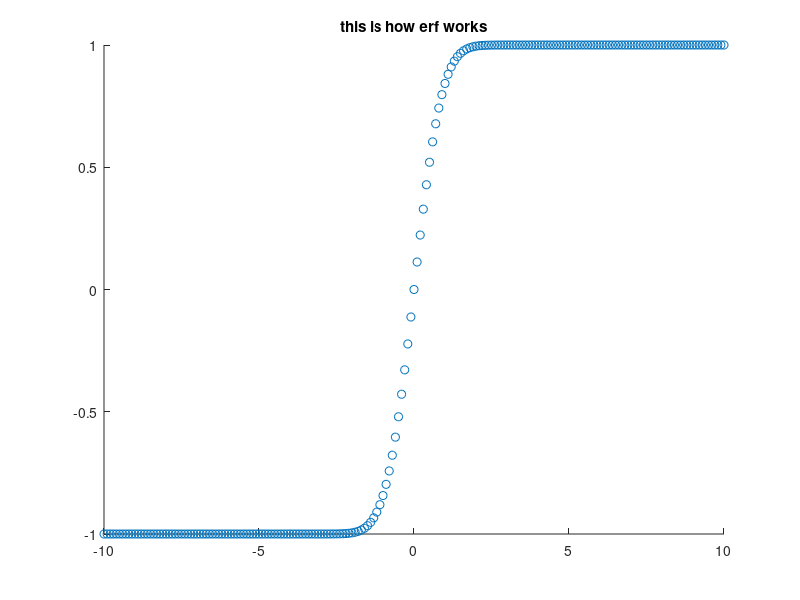
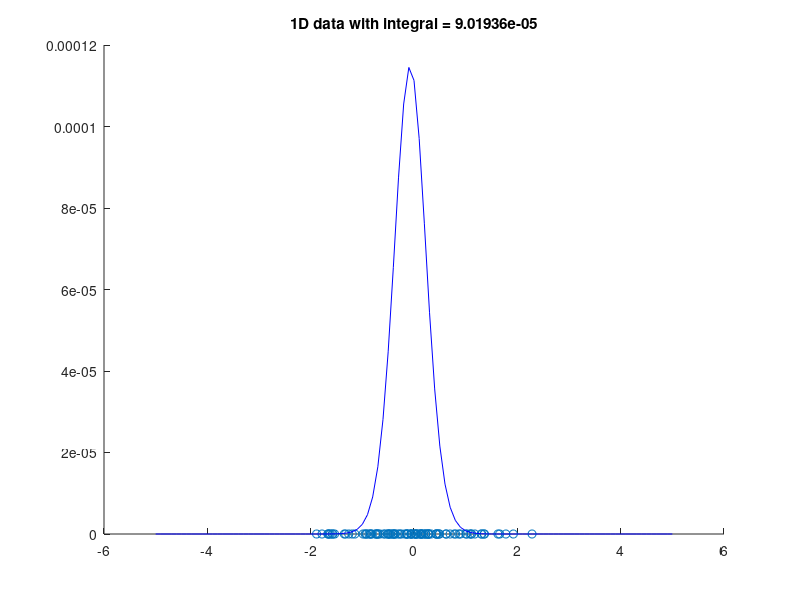
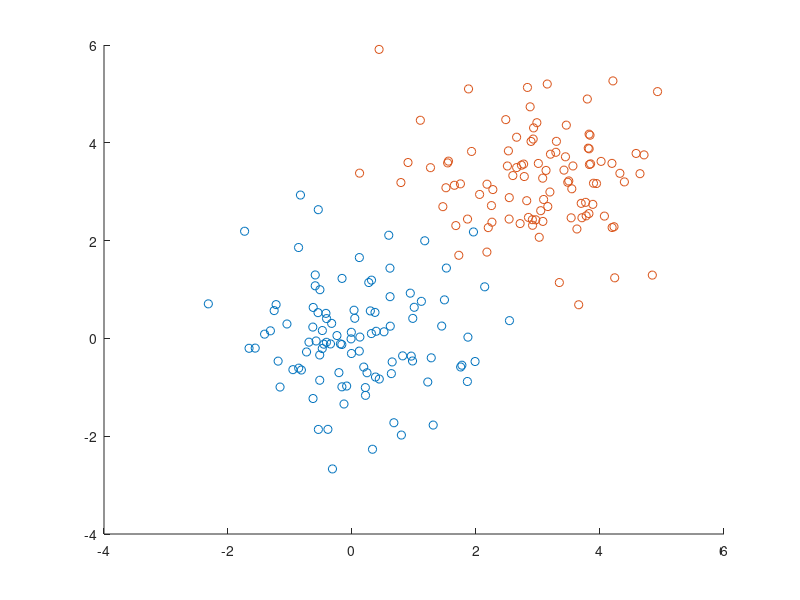

These figures' MATLAB source, in order: (Note: this script raises an error after producing the figures.)

xt= -10:0.1:10;

figure 
scatter(xt,erf(xt),'r.')
title('this is how erf works')

%So erf is always 1 for x > 1


%% 1D integral

% make some data
nn = 100;
a = randn(nn,1);

%make the function
func = @(x) sum(exp(- norm(x-a) ) );

%some bounds
xmin = -5;
xmax = 5;
xtemp = -5:0.1:5;

%compute intergal
intval = integral(func,xmin,xmax,'ArrayValued',true);

%get rbf at each point
for ii = 1:length(xtemp);
    prob(ii) = func(xtemp(ii));
end

%make plot
figure
scatter(a,zeros(nn,1),'ro')
hold on
plot(xtemp,prob,'b')
hold off
str = sprintf('1D data with integral = %d', intval);
title(str)

%% 2D integral

a = randn(10,2);

func = @(x) exp(- sum(pdist2(x,a),2) ) ;

func(randn(10,2))
%% try the func integral idea

nn = 100;

D1 = randn(nn,2);
D2 = randn(nn,2) + repmat([3,3],nn,1);

figure
scatter(D1(:,1),D1(:,2),'r.')
hold on
scatter(D2(:,1),D2(:,2),'b.')
hold off

Dwithin = D1;
Dbetween = D2;

DAll = [Dwithin;Dbetween];

Bounds = DataBounds(DAll)*3;

%scale by lengths
nw = size(Dwithin,1);
nb = size(Dbetween,1);

xmin = Bounds(1,:);
xmax = Bounds(2,:);


normmin = NormRowWise(Dwithin - repmat(xmin,nw,1));
normmax = NormRowWise(Dwithin - repmat(xmax,nw,1));

%Wolfram alpha: int(exp(-norm(x)))
radbasint = @(x) 0.5.*exp(-x).*( -(exp(x) - 1).^2 + 2.*exp(x) + exp(2*x) - 1);
radbasint(5) - radbasint(2)

intgrl = sum(radbasint(normmax) - radbasint(normmin))


%% Try the average of dx*dy space THIS IS THE GOOD ONE!!!!!!!!!!!!!!!!
% 1D

nn = 2000;
S = 1;
mu = [4];

Dwithin = randn(nn,S)*2;


%scale by lengths
[non,son] = size(Dwithin);


nw = non;
sigw = norm(std(Dwithin));
bandwidthw = 1.06*sigw*(nw^(-1/5)) ;

%get pdists
distwithin = pdist2(Dwithin,Dwithin);

%get rbfs
rw = exp( -(distwithin.^2)./(2*bandwidthw^2) );

%get within and between class unsca;ed
Pwithin_us = sum(rw,2); %/(noff^2);%

%integral estimate
scalew = ScaleRBF(Dwithin,Pwithin_us); %prod(stepsize_within)*sum(Pwithin_us)

%scale the probs
Pwithin = Pwithin_us/scalew;


%compare with mvnpdf
MU = mean(Dwithin);
SIGMA = cov(Dwithin);
PM = mvnpdf(Dwithin,MU,SIGMA);


figure
scatter(Dwithin(:,1),zeros(nn,1),'ro')
hold on
scatter(Dwithin(:,1),PM,'g.')
hold off
title('Matlabs mvnpdf')


figure
scatter(Dwithin(:,1),zeros(nn,1),'ro')
hold on
scatter(Dwithin(:,1),Pwithin,'g.')
hold off
trapw = trapz(Dwithin,Pwithin_us)
title('Rods PDF')


ScaleRBF(Dwithin,Pwithin)


%% 2D version

nn = 2000;
S = 2;
mu = [3,3];

Dwithin = randn(nn,S)*2;

%scale by lengths
[non,son] = size(Dwithin);

nw = non;
sigw = norm(std(Dwithin));
bandwidthw = 1.06*sigw*(nw^(-1/5)) ;

%get pdists
distwithin = pdist2(Dwithin,Dwithin);

%get rbfs
rw = exp( -(distwithin.^2)./(2*bandwidthw^2) );

%get within and between class unsca;ed
Pwithin_us = sum(rw,2); %/(noff^2);%

[scale2,Grid,p] = integralRBF(Dwithin,bw);
scalew = ScaleRBF(Dwithin,Pwithin_us); %prod(stepsize_within)*sum(Pwithin_us)

%compare scales
scalew
scale2

%scale the probs
Pwithin = Pwithin_us/scalew;

%compare with mvnpdf
MU = mean(Dwithin);
SIGMA = cov(Dwithin);
PM = mvnpdf(Dwithin,MU,SIGMA);


figure
scatter(Dwithin(:,1),Dwithin(:,2),'ro')
hold on
Surface3D(Dwithin(:,1),Dwithin(:,2),PM);
hold off
title('Matlabs mvnpdf')


figure
scatter(Dwithin(:,1),Dwithin(:,2),'ro')
hold on
Surface3D(Dwithin(:,1),Dwithin(:,2),Pwithin);
hold off
title('Rods PDF')

figure
scatter(Grid(:,1),Grid(:,2),'ro')
hold on
Surface3D(Grid(:,1),Grid(:,2),p);
hold off
title('grid PDF us')

figure
scatter(Grid(:,1),Grid(:,2),'ro')
hold on
Surface3D(Grid(:,1),Grid(:,2),p/scale2);
hold off
title('grid PDF scaled')

ScaleRBF(Dwithin,Pwithin)

%% 3D version

nn = 2000;
S = 3;
mu = [3,3,3];

Dwithin = randn(nn,S)*2;

%scale by lengths
[non,son] = size(Dwithin);

nw = non;
sigw = norm(std(Dwithin));
bandwidthw = 1.06*sigw*(nw^(-1/5)) ;

%get pdists
distwithin = pdist2(Dwithin,Dwithin);

%get rbfs
rw = exp( -(distwithin.^2)./(2*bandwidthw^2) );

%get within and between class unsca;ed
Pwithin_us = sum(rw,2); %/(noff^2);%

scalew = ScaleRBF(Dwithin,Pwithin_us); %prod(stepsize_within)*sum(Pwithin_us)

%scale the probs
Pwithin = Pwithin_us/scalew;

%compare with mvnpdf
MU = mean(Dwithin);
SIGMA = cov(Dwithin);
PM = mvnpdf(Dwithin,MU,SIGMA);


figure
scatter3(Dwithin(:,1),Dwithin(:,2),Dwithin(:,3),10,PM)
colormap cool
colorbar
title('Matlabs mvnpdf')


figure
scatter3(Dwithin(:,1),Dwithin(:,2),Dwithin(:,3),10,Pwithin)
colormap cool
colorbar
title('Rods pdf')

ScaleRBF(Dwithin,Pwithin)


%MAX PERCENTAGE SCALES EXACTLY AS 10^(-(ss+1))

%% Try figuring out an ideal rule:

nn = 2000;

storecoeffs = [];
svals = 1:9

%run through number of dimensions
for S = svals

    storallthescales = [];
    storeit = [];
    storesig = [];
    scalez = [1,1.1,1.5,1.8,2,2.5,3,4,5,6];

    %run through number of scales
    for ii = 1:length(scalez)

        Dwithin = randn(nn,S)*scalez(ii);
        Dbetween = randn(nn,S);

        %scale by lengths
        [non,son] = size(Dwithin);
        [noff,soff] = size(Dbetween);

        nw = non;
        sigw = norm(std(Dwithin));
        bandwidthw = 1.06*sigw*(nw^(-1/5)) ;
        storesig = [storesig; sigw/sqrt(S)];
        
        sigmaactual = sigw/sqrt(S);

        nb = noff;
        sigb = norm(std(Dbetween));
        bandwidthb = 1.06*sigb*(nb^(-1/5)) ;

        invs = (nb^(5))/(1.06*sigw);

        %get pdists
        distwithin = pdist2(Dwithin,Dwithin);
        distbetween = pdist2(Dbetween,Dbetween);

        %get rbfs
        rw = exp( -(distwithin.^2)./(2*bandwidthw^2) );
        rb = exp( -(distbetween.^2)./(2*bandwidthb^2) );
        
%         scalew = 1*(non^2)*exp(- 0.8*son);
%         scaleb = 1*(noff^2)*exp(- 0.8*soff);

        scalew = 0.5*(non^2)*son^(-2.5);
        scaleb = 0.5*(noff^2)*soff^(-2.5);
        %get within and between class
        Pwithin = sum(rw,2)/scalew; %/(noff^2);%
        Pbetween = sum(rb,2)/scaleb;

        sw = sum(Pwithin);
        sb = sum(Pbetween);
        storeit = [storeit;  scalez(ii), sw];

        
        storallthescales = [storallthescales; S, sw];
        
    end

%     figure
%     plot(storeit(:,1),storeit(:,2))
%     str = sprintf('sigma vs sum dim, = %d',S);
%     title(str);
%     xlabel('simga')
%     ylabel('sum')
    
%     figure
%     plot(scalez,storesig)
%     str = sprintf('sigma vs sigma est, dim = %d',S);
%     title(str);
%     xlabel('simga')
%     ylabel('sigmaest')

%     f = fit(storallthescales(:,1),storallthescales(:,2),'exp1');

    storecoeffs = [ storecoeffs; storallthescales];
end

% figure
% plot(svals,storecoeffs(:,1))
% title('dim vs coeff1');
% xlabel('dim')
% ylabel('scale')


% f = fit(svals',storecoeffs(:,1),'exp1')


figure
plot(storecoeffs(:,1),storecoeffs(:,2))
xlabel('dim')
ylabel('sum(p)')

nn^2/2

fiteq = 'a*(x^b)';
f = fit(storecoeffs(:,1),storecoeffs(:,2),fiteq)

%% try summing the overall integral for a grid

Data = [Dwithin;Dbetween];

%scale by lengths
nw = size(Dwithin,1);
nb = size(Dbetween,1);

bounds = DataBounds(Data)*2
Grid = ndimgrid(bounds,1000);

%compute optimal bandwidth if not supplied

nall = sum([nw,nb]);
sig = norm(std(Data));
bandwidth = 1.06*sig*(nall^(-1/5)) ;

gw = pdist2(Grid,Dwithin);
gb = pdist2(Grid,Dbetween);

grw = exp( -(gw.^2)./(2*bandwidth^2) );
grb = exp( -(gb.^2)./(2*bandwidth^2) );

scalew = sum(sum(grw,2))
scaleb = sum(sum(grb,2))

probw = sum(grw,2)/scalew;
probb = sum(grb,2)/scaleb;

figure
scatter(D1(:,1),D1(:,2),'r.')
hold on
scatter(D2(:,1),D2(:,2),'b.')
hold on
Surface3D(Grid(:,1),Grid(:,2),probw);
hold off


%% try summing the overall integral for just the known data set

Data = [Dwithin;Dbetween];

%scale by lengths
nw = size(Dwithin,1);
nb = size(Dbetween,1);

%compute optimal bandwidth if not supplied
nall = sum([nw,nb]);
sig = norm(std(Data));
bandwidth = 1.06*sig*(nall^(-1/5)) ;


%get pdists
distwithin = pdist2(Dwithin,Dwithin);
distbetween = pdist2(Dbetween,Dbetween);
%get rbfs
rw = exp( -(distwithin.^2)./(2*bandwidth^2) );
rb = exp( -(distbetween.^2)./(2*bandwidth^2) );
%get within and between class
scalew = sum(sum(rw,2));
scaleb = sum(sum(rb,2));

probw = sum(rw,2)/scalew;
probb = sum(rb,2)/scaleb;

figure
scatter(D1(:,1),D1(:,2),'r.')
hold on
scatter(D2(:,1),D2(:,2),'b.')
hold on
Surface3D(D1(:,1),D1(:,2),probw);
hold on
Surface3D(D2(:,1),D2(:,2),probb);
hold off


